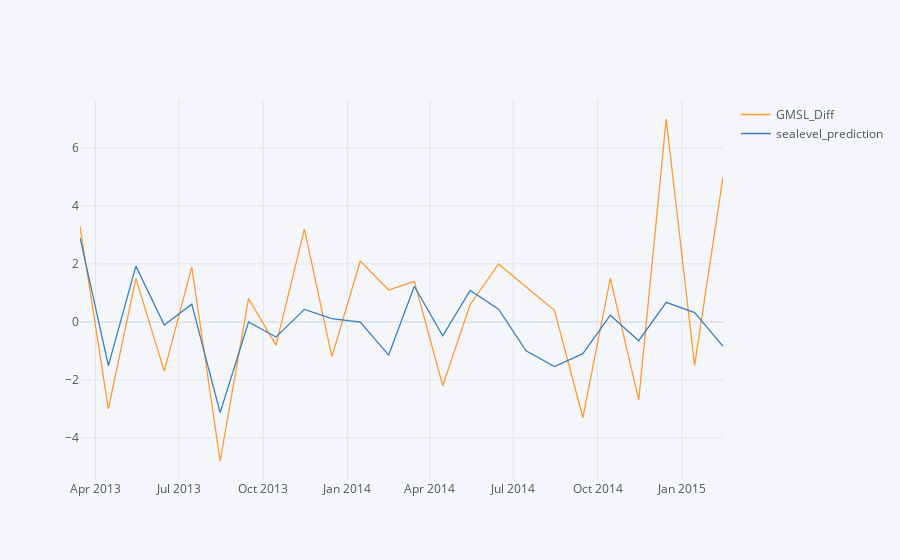

Source (notebook cell):
### Code cell
future_forecast_df_sar = pd.DataFrame(future_forecast_sar,index = test_data.index,columns=["sealevel_prediction"])
pd.concat([test_data,future_forecast_df_sar],axis=1).iplot(categoryorder = "category ascending")

### Figure 1 — Plotly figure (JSON) as saved in the notebook; plotly's stock layout.template omitted (floating-point values rounded to 4 significant figures)
{"data": [{"line": {"color": "rgba(255, 153, 51, 1.0)", "dash": "solid", "shape": "linear", "width": 1.3}, "mode": "lines", "name": "GMSL_Diff", "text": "", "type": "scatter", "x": ["2013-03-15", "2013-04-15", "2013-05-15", "2013-06-15", "2013-07-15", "2013-08-15", "2013-09-15", "2013-10-15", "2013-11-15", "2013-12-15", "2014-01-15", "2014-02-15", "2014-03-15", "2014-04-15", "2014-05-15", "2014-06-15", "2014-07-15", "2014-08-15", "2014-09-15", "2014-10-15", "2014-11-15", "2014-12-15", "2015-01-15", "2015-02-15"], "y": [3.3, -3, 1.5, -1.7, 1.9, -4.8, 0.8, -0.8, 3.2, -1.2, 2.1, 1.1, 1.4, -2.2, 0.6, 2, 1.2, 0.4, -3.3, 1.5, -2.7, 7, -1.5, 5]}, {"line": {"color": "rgba(55, 128, 191, 1.0)", "dash": "solid", "shape": "linear", "width": 1.3}, "mode": "lines", "name": "sealevel_prediction", "text": "", "type": "scatter", "x": ["2013-03-15", "2013-04-15", "2013-05-15", "2013-06-15", "2013-07-15", "2013-08-15", "2013-09-15", "2013-10-15", "2013-11-15", "2013-12-15", "2014-01-15", "2014-02-15", "2014-03-15", "2014-04-15", "2014-05-15", "2014-06-15", "2014-07-15", "2014-08-15", "2014-09-15", "2014-10-15", "2014-11-15", "2014-12-15", "2015-01-15", "2015-02-15"], "y": [2.909, -1.511, 1.925, -0.1108, 0.6112, -3.131, -0.002627, -0.5207, 0.431, 0.1127, -0.004637, -1.145, 1.229, -0.4814, 1.087, 0.438, -0.9985, -1.543, -1.096, 0.2315, -0.6494, 0.6741, 0.3188, -0.8441]}], "layout": {"legend": {"bgcolor": "#F5F6F9", "font": {"color": "#4D5663"}}, "paper_bgcolor": "#F5F6F9", "plot_bgcolor": "#F5F6F9", "title": {"font": {"color": "#4D5663"}}, "xaxis": {"categoryorder": "category ascending", "gridcolor": "#E1E5ED", "showgrid": true, "tickfont": {"color": "#4D5663"}, "title": {"font": {"color": "#4D5663"}, "text": ""}, "zerolinecolor": "#E1E5ED"}, "yaxis": {"categoryorder": "category ascending", "gridcolor": "#E1E5ED", "showgrid": true, "tickfont": {"color": "#4D5663"}, "title": {"font": {"color": "#4D5663"}, "text": ""}, "zerolinecolor": "#E1E5ED"}}}
